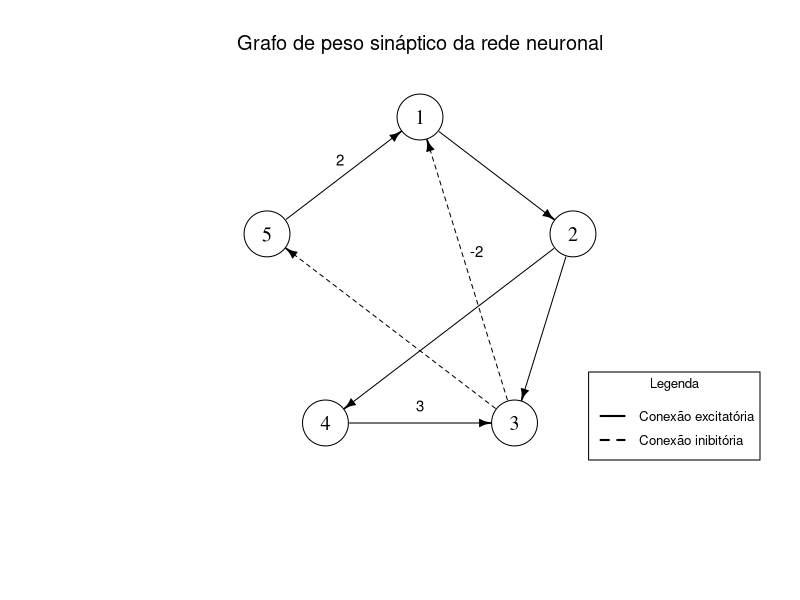
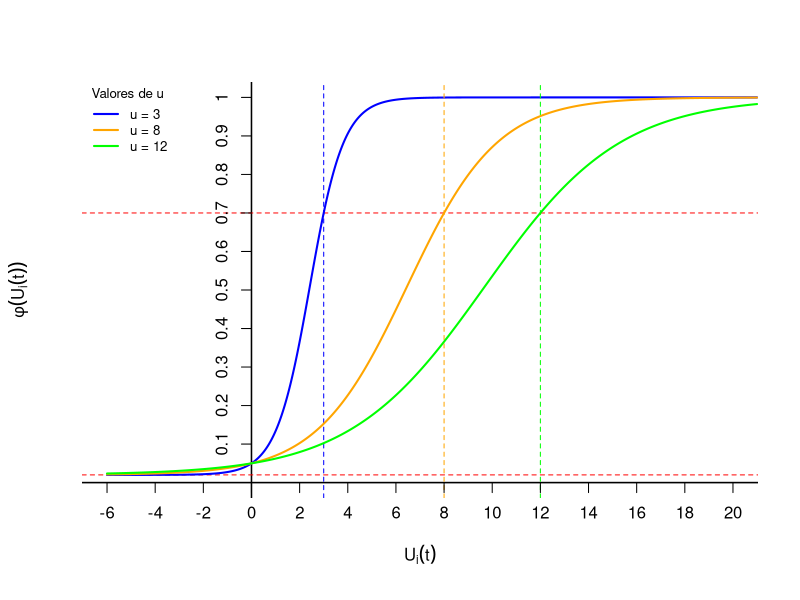
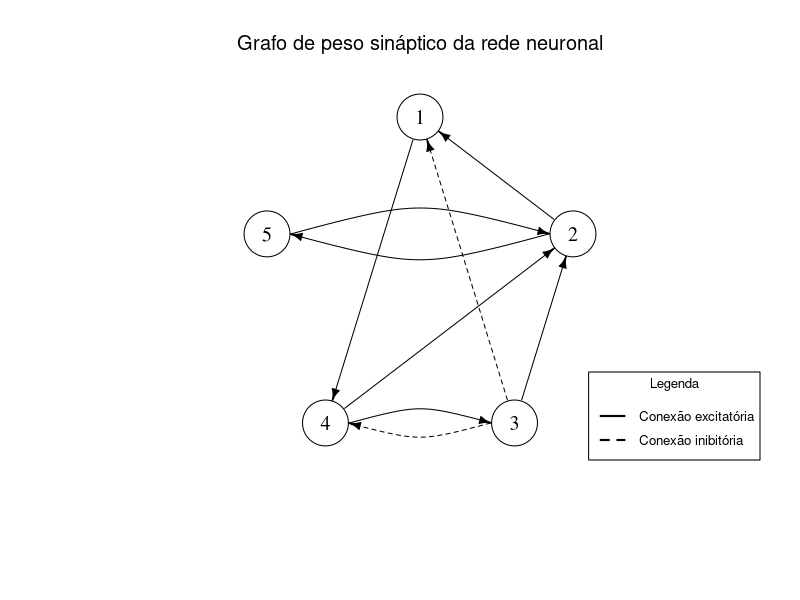
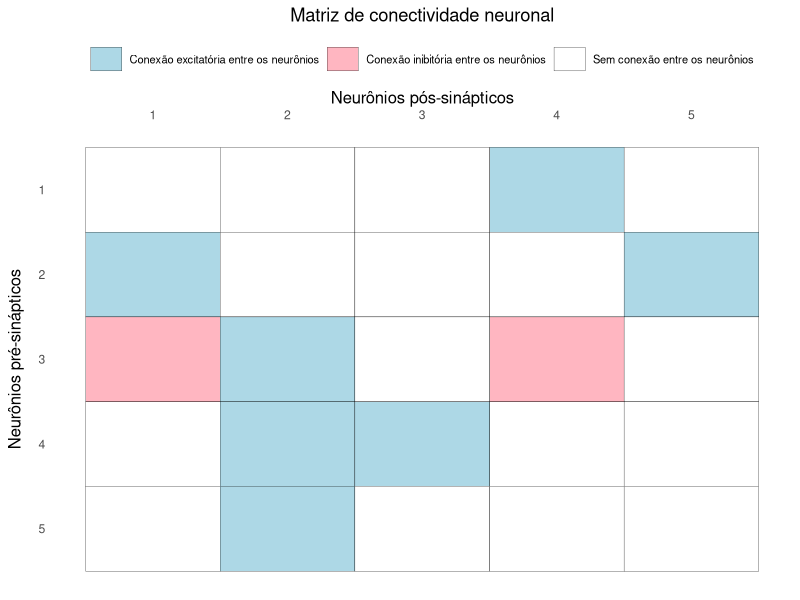
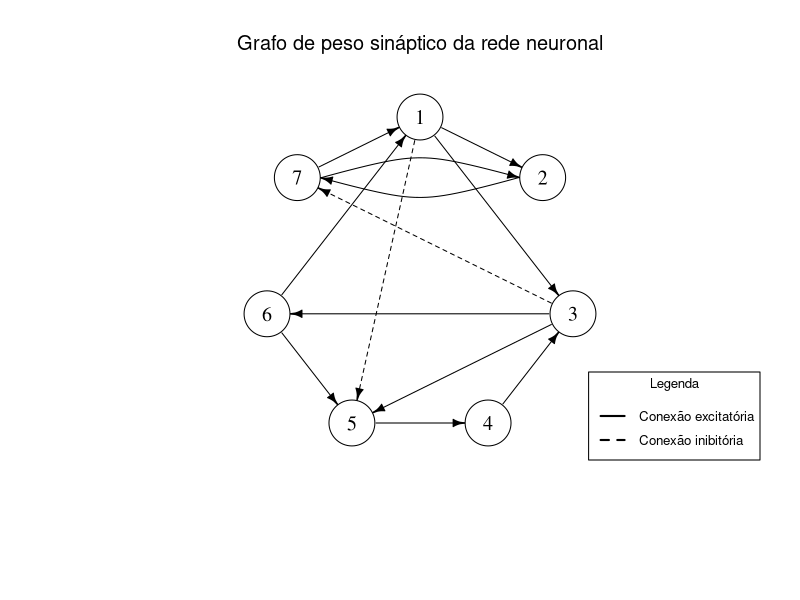
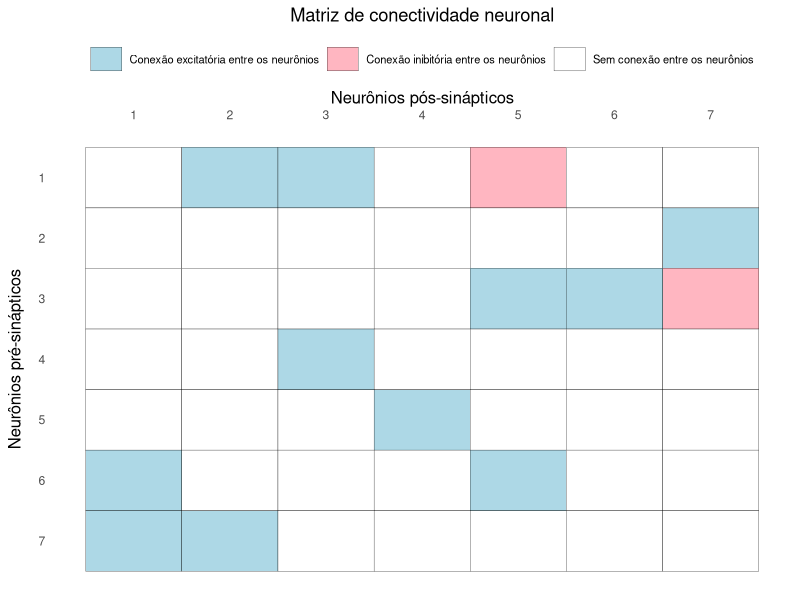

Write R code to recreate these figures, in order. (Note: a time limit stopped this script after it produced the figures.)
######################################################################################################################## o
####  Simulador para gerar uma sequência de disparos aleatórios com uma rede de m neurônios
######################################################################################################################## o
####  Autor: Diogo Maia de Figueiredo
####  Orientadora: Dra. Aline Duarte
####  Programa de Pós Graduação do IME-USP

######################################################################################################################## o
######################################################################################################################## o
#######  0: Instalação de Pacotes ----

pacotes_necessarios <- c(
  "dplyr",
  "ggplot2",
  "grid",
  "gridExtra",
  "igraph",
  "reshape2",
  "scales",
  "tidyr"
)

# Função completa para instalar, carregar e informar no console
instalar_e_carregar <- function(pacotes) {
  for (pacote in pacotes) {
    if (!require(pacote, character.only = TRUE)) {
      cat(sprintf("📦 Instalando pacote: %s...\n", pacote))
      install.packages(pacote, dependencies = TRUE)
      cat(sprintf("✅ Pacote %s instalado.\n", pacote))
    } else {
      cat(sprintf("✅ Pacote %s já instalado.\n", pacote))
    }
    library(pacote, character.only = TRUE)
  }
  cat("\n🎯 Todos os pacotes foram carregados com sucesso!\n")
}

# Executar
instalar_e_carregar(pacotes_necessarios)

#  . -----
######################################################################################################################## o
######################################################################################################################## o
#######  1: Funções para definição de parâmetros ----

######  1.1 Gerar Matrizes de peso sináptico ----
# Cada neurônio tem prob de 0.2 de ser excitatório e 0.05 de ser inibitório

####  Matriz de conectividade neuronal

gerador_matriz_W <- function(m, max_tentativas = 1000) {
  for (tentativa in 1:max_tentativas) {
    W <- matrix(0, m, m)
    for (i in 1:m) {
      for (j in 1:m) {
        if (i != j) {
          p <- runif(1)
          if (p < 0.2) {
            W[i, j] <- 1
          } else if (p < 0.25) {
            W[i, j] <- -1
          } else {
            W[i, j] <- 0
          }
        }
      }
    }
    linhas_com_zeros <- apply(W, 1, function(row) all(row == 0))
    colunas_com_zeros <- apply(W, 2, function(col) all(col == 0))
    if (!any(linhas_com_zeros) && !any(colunas_com_zeros)) {
      return(W)
    }
  }
  stop("Não foi possível gerar matriz W válida após muitas tentativas")
}


####  Grafo de peso sináptico

plot_neural <- function(W) {
  # Criar grafo com pesos
  graph <- graph_from_adjacency_matrix(W != 0, mode = "directed", weighted = NULL, diag = FALSE)
  E(graph)$weight <- W[as_edgelist(graph)]
  
  n <- vcount(graph)
  
  # Layout circular sentido horário, nó 1 no topo
  angles <- seq(from = pi/2, to = pi/2 - 2*pi + 2*pi/n, length.out = n)
  layout <- cbind(cos(angles), sin(angles))
  
  # Curvatura para arestas bidirecionais
  edge_list <- as_edgelist(graph)
  edge_curvatures <- sapply(1:nrow(edge_list), function(i) {
    from_node <- edge_list[i, 1]
    to_node <- edge_list[i, 2]
    is_bidirectional <- any(edge_list[,1] == to_node & edge_list[,2] == from_node)
    if (is_bidirectional) 0.3 else 0
  })
  
  # Tipo de linha: contínua (1) para peso positivo, pontilhada (2) para peso negativo
  edge_lty <- ifelse(E(graph)$weight > 0, 1, 2)
  
  # Rótulo das arestas: vazio se peso 1 ou -1, senão mostra o valor
  edge_labels <- ifelse(abs(E(graph)$weight) == 1, "", as.character(E(graph)$weight))
  
  # Novo bloco para afastar labels das arestas
  coords <- layout
  edges <- as_edgelist(graph, names = FALSE)
  
  edge_centers <- t(apply(edges, 1, function(e) {
    (coords[e[1], ] + coords[e[2], ]) / 2
  }))
  
  offset <- 0.08  # valor de afastamento (pode ajustar)
  edge_label_x <- edge_centers[, 1] + offset * cos(atan2(edge_centers[, 2], edge_centers[, 1]))
  edge_label_y <- edge_centers[, 2] + offset * sin(atan2(edge_centers[, 2], edge_centers[, 1]))
  
  
  # Aumentar margem inferior para espaço da legenda
  op <- par(no.readonly = TRUE)
  par(mar = c(7, 4, 4, 2))
  
  # Plot do grafo
  plot(graph, 
       layout = layout,
       vertex.size = 30,
       vertex.color = "white",
       vertex.label.color = "black",
       vertex.label.cex = 1.2,
       edge.color = "black",
       edge.width = 1,
       edge.arrow.size = 0.6,
       edge.curved = edge_curvatures,
       edge.lty = edge_lty,
       edge.label = edge_labels,
       edge.label.cex = 0.9,
       edge.label.color = "black",
       edge.label.family = "sans",
       edge.label.x = edge_label_x,
       edge.label.y = edge_label_y
  )
  
  # Título
  title("Grafo de peso sináptico da rede neuronal", cex.main = 1.2, line = 1.5, font.main = 1)
  
  # Legenda
  legend("bottomright", 
         legend = c("Conexão excitatória", "Conexão inibitória"),
         lty = c(1, 2), 
         lwd = 2,
         col = "black",
         pt.cex = 1.5,
         x.intersp = 1.2,
         y.intersp = 1.5,
         bty = "o",
         seg.len = 2,
         title = "Legenda",
         cex = 0.8,
         xpd = TRUE)
  
  par(op)  # Restaurar margens
}

####  Matriz de peso sináptico

plot_matrix <- function(Matrix) {
  n <- nrow(Matrix)
  
  # Transformar a matriz em formato longo
  matrix_data <- data.frame(
    Row = rep(1:n, each = n),
    Col = rep(1:n, times = n),
    Value = as.vector(t(Matrix))  # Transpor para alinhar com os eixos
  )
  
  # Converter para fator com labels descritivos
  matrix_data$Value[matrix_data$Value == 1] <- "Conexão excitatória entre os neurônios"
  matrix_data$Value[matrix_data$Value == -1] <- "Conexão inibitória entre os neurônios"
  matrix_data$Value[matrix_data$Value == 0] <- "Sem conexão entre os neurônios"
  
  matrix_data$Value <- factor(matrix_data$Value,
                              levels = c("Conexão excitatória entre os neurônios",
                                         "Conexão inibitória entre os neurônios",
                                         "Sem conexão entre os neurônios"))
  
  # Definir cores
  colors <- c(
    "Conexão excitatória entre os neurônios" = "lightblue",
    "Conexão inibitória entre os neurônios" = "lightpink",
    "Sem conexão entre os neurônios" = "white"
  )
  
  # Plotar
  ggplot(matrix_data, aes(x = Col, y = Row, fill = Value)) +
    geom_tile(color = "black") +
    scale_fill_manual(
      values = colors,
      name = NULL,
      guide = guide_legend(title.position = "top", nrow = 1)
    ) +
    scale_x_continuous(breaks = 1:n, position = "top") +
    scale_y_reverse(breaks = 1:n) +
    labs(x = "Neurônios pós-sinápticos", 
         y = "Neurônios pré-sinápticos", 
         title = "Matriz de conectividade neuronal") +
    theme_minimal() +
    theme(
      axis.title.x = element_text(size = 12, margin = margin(t = 10)),
      axis.title.y = element_text(size = 12, margin = margin(r = 10)),
      legend.position = "top",
      legend.text = element_text(size = 8),
      legend.box.spacing = unit(0.2, "cm"),
      legend.key.width = unit(0.8, "cm"),
      axis.text.x = element_text(margin = margin(t = 2)),
      axis.text.y = element_text(margin = margin(r = 2)),
      axis.ticks = element_blank(),
      panel.grid = element_blank(),
      plot.title = element_text(hjust = 0.5, margin = margin(b = 10))
    )
}

######################################################################################################################## o
######  1.2 Função de Disparo ----
# Probabilidade do neuronio i disparar no instante t com base em seu potencial de membrana em t-1

#####  Funcao sigmoide ajustada

sigmoid <- function(x, b, c, p_min, p_max) {
  # Função sigmoidal ajustada com limites
  p_min + (p_max - p_min) / (1 + exp(-b * (x - c)))
}

# Funcao que calcula a probabilidade baseada na funcao sigmoide ajustada
phi<- function(x, u) {
  
  # Condicoes
  p_min <- 0.02  # f(U -> -inf) = 0.02
  p0 <- 0.05     # f(U < 0) = 0.05
  pu <- 0.7      # f(U < u) = 0.8
  p_max <- 1     # Limite superior da sigmoide
  
  # Calculo dos parametros b e c
  b <- log((pu - p_min) / (p_max - pu) * (p_max - p0) / (p0 - p_min)) / u
  c <- -log((p0 - p_min) / (p_max - p0)) / b
  
  # Retorna a probabilidade ajustada
  return(sigmoid(x, b, c, p_min, p_max))
}

#####  Gráfico da Função de disparo

plot_phi <- function(u_values) {
  # Definir o intervalo para o eixo x e criar os valores x
  x_values <- seq(-6, 21, by = 0.01)
  colors <- c("blue", "orange", "green")
  
  # Configurar o grafico base com eixos e linhas de referencia, sem contorno
  plot(x_values, phi(x_values, u_values[1]), type = "n", 
       xlab = "", ylab = "", xlim = c(-6, 20), ylim = c(0, 1), xaxt = "n", yaxt = "n", bty = "n")
  
  # Adicionar linhas pretas para o plano cartesiano (eixos x = 0 e y = 0)
  abline(h = 0, col = "black", lwd = 1.5)
  abline(v = 0, col = "black", lwd = 1.5)
  
  # Adicionar linhas horizontais para 0.02 e 0.8 (todas em vermelho)
  abline(h = 0.02, col = "red", lty = 2)
  abline(h = 0.7, col = "red", lty = 2)
  
  # Loop para cada valor de u, com cores diferentes para cada linha
  for (i in seq_along(u_values)) {
    u <- u_values[i]
    y_values <- phi(x_values, u)
    lines(x_values, y_values, col = colors[i], lwd = 2)
    # Adiciona a linha vertical para x = u
    abline(v = u, col = colors[i], lty = 2)
  }
  
  # Adicionando a legenda no canto superior esquerdo com contorno preto
  legend(x = par("usr")[1], y = par("usr")[4], legend = paste("u =", u_values), col = colors, lwd = 2, 
         inset = 0.05, box.lty = 1, box.col = "white", bg = "white", title = "Valores de u",cex = 0.8)
  
  # Configurar os eixos para exibir os numeros diretamente nas linhas do plano cartesiano
  axis(1, at = seq(-6, 20, by = 2), pos = 0, lwd = 0, lwd.ticks = 1, labels = seq(-6, 20, by = 2))  # Eixo x pares
  axis(2, at = seq(0.1, 1, by = 0.1), pos = 0, lwd = 0, lwd.ticks = 1, labels = seq(0.1, 1, by = 0.1))  # Eixo y sem o 0
  
  # Adicionar os rotulos dos eixos
  mtext(expression(U[i](t)), side = 1, line = 2.5)  # Rotulo para o eixo x
  mtext(expression(phi(U[i](t))), side = 2, line = 2.5)  # Rotulo para o eixo y
}

#  . -----
######################################################################################################################## o
######################################################################################################################## o

#######  2: Simulação da Rede ----

#####  2.1 Gerador de Disparos ----

simulador_redeneural_discreto<-function(m,n,W=matrix(0, m, m)){  # m=neuronios na rede, n= instantes gerados
  
  # Ler a matrix de conectividade
  if (is.matrix(W) && all(W == 0)){
    W <- gerador_matriz_W(m)
  }
  V <- ifelse(W == 0, 0, 1)
  
  # Ler canal de vazamento
  g <- rep(0.8, m)
  
  # Definir função de disparo
  u<-max(1,mean(colSums(abs(W))))
  
  # Estado inicial U_0  
  gerador_U0 <- function(m, u) {
    u <- round(u)  # Garantir que u é inteiro
    U_0 <- sample(0:u, m, replace = TRUE)
    while (all(U_0 == 0)) {
      U_0 <- sample(0:u, m, replace = TRUE)
    }
    return(U_0)
  }
  
  #Vetor U_0
  U_0 <- gerador_U0(m, u)
  
  # Calculo de U e X
  # U[i,t] -> potencial de disparo do neuronio i no instante s
  # phi_t[i,t] -> prob. de i disparar no proximo instante
  #X[i,t] -> 1 se i disparou  no instante t, 0, cc.
  
  U <- matrix(0, nrow = m, ncol = n)
  phi_t <- matrix(0, nrow = m, ncol = n)
  X <- matrix(0, nrow = m, ncol = n)
  
  # Calculo para t = 1
  for (i in 1:m) {
    X[i, 1] <- rbinom(1, size = 1, prob = phi(U_0[i], u))
  }
  
  for(i in 1:m){
    if (X[i, 1] == 1) {
      U[i, 1] <- 0
    } else {
      U[i, 1] <- U_0[i] * g[i] + sum(X[, 1] * W[, i])
    }
    phi_t[i, 1] <- phi(U[i, 1], u)
  }
  
  # Calculo para t > 1
  for (t in 2:n) {
    for (i in 1:m) {
      X[i, t] <- rbinom(1, size = 1, prob = phi_t[i, t-1])
    }
    for (i in 1:m){
      if (X[i, t] == 1) {
        U[i, t] <- 0
      } else {
        U[i, t] <- U[i, t-1] * g[i] + sum(X[, t] * W[, i])
      }
      phi_t[i, t] <- phi(U[i, t], u)
    }
  }
  
  return(list(W = W, u = u, U_0 = U_0, U = U, X = X, g = g , phi_t = phi_t,n=n,m=m,V=V))
}


#####  2.2 L_sup ----

L_sup <- function(X, t = ncol(X)) {
  # Verifica se t e valido
  if (t > ncol(X)) {
    stop("Erro: 't' deve ser menor ou igual ao numero de colunas de X.")
  }
  
  # Inicializa o vetor de saida
  L_sup <- numeric(nrow(X))
  
  # Para cada linha de X
  for (aux in 1:nrow(X)) {
    # Encontra os indices onde X[a,t] == 1 para t < s
    idx <- which(X[aux, 1:t] == 1)
    
    # Se houver pelo menos um 1, pegue o maior valor de t
    if (length(idx) > 0) {
      L_sup[aux] <- max(idx)
    } else {
      # Se todos forem 0, preenche com -Inf
      L_sup[aux] <- -Inf
    }
  }
  return(L_sup)
}

#  . -----
######################################################################################################################## o
######################################################################################################################## o

#######  3: Representações Gráficas ----

#### 3.1 Gráficos Disparos + phi ----

plot_redeneural_discreto <- function(X, phi_t) {
  m <- nrow(X)
  n <- ncol(X)
  aux <- matrix(0, nrow = m, ncol = n)
  
  # Preencher a matriz auxiliar de acordo com a condicao
  for (i in 1:m) {
    for (t in 1:n) {
      if (X[i, t] == 1) {
        aux[i, t] <- X[i, t]
      } else {
        aux[i, t] <- phi_t[i, t]
      }
    }
  }
  
  # Converter a matriz aux para um data frame para facilitar a plotagem
  df_aux <- expand.grid(Neuronio = 1:m, Tempo = 1:n)
  df_aux$Valor <- as.vector(aux)
  
  # Criar o grafico com ggplot2
  ggplot(df_aux, aes(x = Tempo, y = Neuronio)) +
    # Desenhar os tracos verticais onde aux[x, y] = 1
    geom_segment(data = subset(df_aux, Valor == 1), aes(x = Tempo, xend = Tempo, y = Neuronio - 0.2, yend = Neuronio + 0.2), 
                 color = "black", size = 0.4) +
    # Desenhar as bolinhas coloridas onde aux[x, y] != 1
    geom_point(data = subset(df_aux, Valor != 1), aes(color = Valor), size = 3) +
    # Definir a escala de cores de branco para azul
    scale_color_gradient(low = "white", high = "blue", name = expression(phi(U[t](i)))) +
    # Configurar o eixo x para mostrar apenas numeros inteiros, comecar exatamente em 0 e remover expansao
    scale_x_continuous(breaks = scales::pretty_breaks(n = 10), limits = c(0, n), expand = c(0, 0)) +
    # Configurar o eixo y para mostrar apenas numeros inteiros e inverter o eixo y
    scale_y_reverse(breaks = seq(1, m, by = 1)) +
    # Adicionar as linhas dos eixos
    theme_minimal() +
    theme(
      panel.grid = element_blank(),  # Remove as grades
      axis.text.y = element_text(size = 12),
      axis.text.x = element_text(size = 12),
      panel.border = element_rect(color = "black", fill = NA, size = 0.2),  # Adiciona as linhas dos eixos
      aspect.ratio = 0.25  # Ajuste da proporcao do aspecto para um grafico mais retangular
    ) +
    labs(x = "Tempo (t)", y = "Neuronios (i)")
}


#### 3.2 Gráficos Disparos (só traço) ----
plot_redeneuraldisparo_discreto <- function(X) {
  m <- nrow(X)
  n <- ncol(X)
  
  # Converter X para um data frame, mantendo apenas os pontos onde X == 1
  df_X <- expand.grid(Neuronio = 1:m, Tempo = 1:n)
  df_X$Valor <- as.vector(X)
  df_X <- subset(df_X, Valor == 1)  # Filtrar para manter apenas os valores onde X == 1
  
  # Criar o gráfico com ggplot2
  ggplot(df_X, aes(x = Tempo, y = Neuronio)) +
    # Desenhar os traços verticais onde X[i, t] = 1
    geom_segment(aes(x = Tempo, xend = Tempo, y = Neuronio - 0.2, yend = Neuronio + 0.2), 
                 color = "black", size = 0.4) +
    # Configurar o eixo x para mostrar apenas números inteiros, começar exatamente em 0 e remover expansão
    scale_x_continuous(breaks = scales::pretty_breaks(n = 10), limits = c(0, n), expand = c(0, 0)) +
    # Configurar o eixo y para mostrar apenas números inteiros e inverter o eixo y
    scale_y_reverse(breaks = seq(1, m, by = 1)) +
    # Adicionar as linhas dos eixos
    theme_minimal() +
    theme(
      panel.grid = element_blank(),  # Remove as grades
      axis.text.y = element_text(size = 12),
      axis.text.x = element_text(size = 12),
      panel.border = element_rect(color = "black", fill = NA, size = 0.2),  # Adiciona as linhas dos eixos
      aspect.ratio = 0.4  # Ajuste da proporção do aspecto para um gráfico mais retangular
    ) +
    labs(x = "Tempo (t)", y = "Neurônios (i)")
}

#  . -----
######################################################################################################################## o
######################################################################################################################## o

#######  4: Geração de Imagens ----

# Grafo ilustrativo

W0 <- matrix(0, 5, 5)
W0[1,2] <- 1
W0[2,3] <- 1
W0[3,1] <- -2
W0[5,1] <-2
W0[4,3] <- 3
W0[3,5] <- -1
W0[2,4] <- 1
plot_neural(W0)

# Funções de disparo
plot_phi(c(3, 8, 12))


#### Exemplo 1 ----

set.seed(844105)
W1 <- gerador_matriz_W(5)
W1
plot_neural(W1)
plot_matrix(W1)

mod1_1<-simulador_redeneural_discreto(5,10000,W1)
mod1_2<-simulador_redeneural_discreto(5,100000,W1)
mod1_3<-simulador_redeneural_discreto(5,1000000,W1)

#### Exemplo 2 ----

set.seed(326142)
W2 <- gerador_matriz_W(7)
W2
plot_neural(W2)
plot_matrix(W2)

mod2_1<-simulador_redeneural_discreto(7,10000,W2)
mod2_2<-simulador_redeneural_discreto(7,100000,W2)
mod2_3<-simulador_redeneural_discreto(7,1000000,W2)

plot_redeneural_discreto(mod2_1$X[,4450:4550],mod2_1$phi_t[,4450:4550])
plot_redeneuraldisparo_discreto(mod2_1$X[,4450:4550])

#### Exemplo 3 ----
set.seed(492562)
W3 <- gerador_matriz_W(10)
W3
plot_neural(W3)
plot_matrix(W3)

mod3_1<-simulador_redeneural_discreto(10,10000,W3)
mod3_2<-simulador_redeneural_discreto(10,100000,W3)
mod3_3<-simulador_redeneural_discreto(10,1000000,W3)

plot_redeneuraldisparo_discreto(mod3_1$X)
